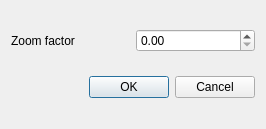
<?xml version="1.0" encoding="UTF-8"?>
<ui version="4.0">
 <class>Dialog</class>
 <widget class="QDialog" name="Dialog">
  <property name="geometry">
   <rect>
    <x>0</x>
    <y>0</y>
    <width>266</width>
    <height>129</height>
   </rect>
  </property>
  <property name="windowTitle">
   <string>Dialog</string>
  </property>
  <layout class="QGridLayout" name="gridLayout">
   <item row="0" column="0">
    <widget class="QLabel" name="label">
     <property name="text">
      <string>Zoom factor</string>
     </property>
    </widget>
   </item>
   <item row="0" column="1">
    <widget class="QDoubleSpinBox" name="zoomSpinBox">
     <property name="singleStep">
      <double>0.100000000000000</double>
     </property>
    </widget>
   </item>
   <item row="1" column="0" colspan="2">
    <widget class="QDialogButtonBox" name="buttonBox">
     <property name="orientation">
      <enum>Qt::Horizontal</enum>
     </property>
     <property name="standardButtons">
      <set>QDialogButtonBox::Cancel|QDialogButtonBox::Ok</set>
     </property>
    </widget>
   </item>
  </layout>
 </widget>
 <resources/>
 <connections>
  <connection>
   <sender>buttonBox</sender>
   <signal>accepted()</signal>
   <receiver>Dialog</receiver>
   <slot>accept()</slot>
   <hints>
    <hint type="sourcelabel">
     <x>248</x>
     <y>254</y>
    </hint>
    <hint type="destinationlabel">
     <x>157</x>
     <y>274</y>
    </hint>
   </hints>
  </connection>
  <connection>
   <sender>buttonBox</sender>
   <signal>rejected()</signal>
   <receiver>Dialog</receiver>
   <slot>reject()</slot>
   <hints>
    <hint type="sourcelabel">
     <x>316</x>
     <y>260</y>
    </hint>
    <hint type="destinationlabel">
     <x>286</x>
     <y>274</y>
    </hint>
   </hints>
  </connection>
 </connections>
</ui>
